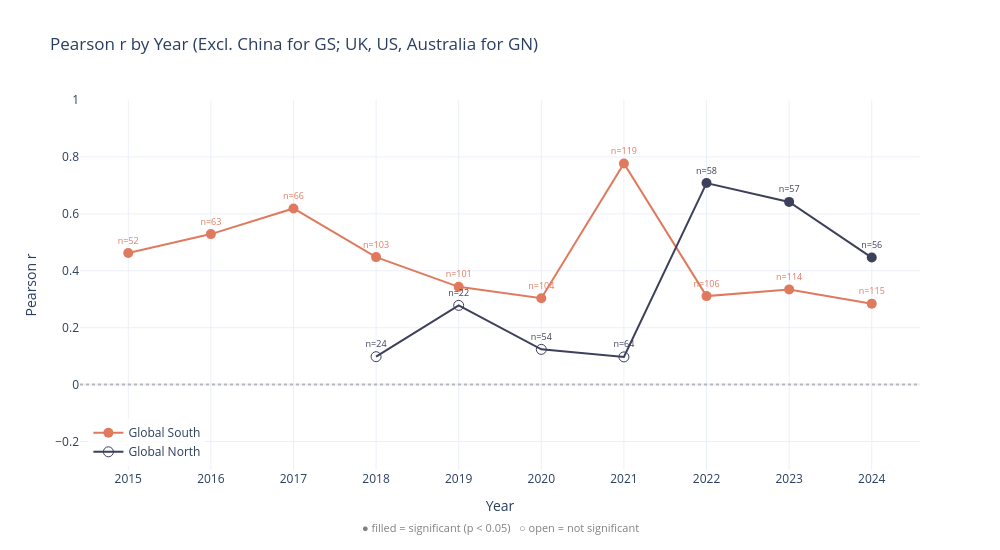

Notebook source saved alongside this figure:
### Markdown cell above
However, as we saw that there was some outliers in the data such as China in Global South or US, UK and Australia in Global North with high number of articles and low number of casualties, as these country have significant geopolitical influence or where most of the Guardian readers based in. In addition to that, these outliers also violated the assumption of the Pearson correlation, which may affected to it's behaviour.

### Code cell
EXCLUDE_GS = ['China']
EXCLUDE_GN = ['United Kingdom', 'United States', 'Australia']

monthly_no_outliers = monthly[~(
    ((monthly['region_group'] == 'Global South') & (monthly['country'].isin(EXCLUDE_GS))) |
    ((monthly['region_group'] == 'Global North') & (monthly['country'].isin(EXCLUDE_GN)))
)]

fig_pearson_no_outliers = build_pearson_by_year(monthly_no_outliers)
fig_pearson_no_outliers.update_layout(
    title='Pearson r by Year (Excl. China for GS; UK, US, Australia for GN)'
)
fig_pearson_no_outliers.show()

### Figure 1 — Plotly figure (JSON) as saved in the notebook; plotly's stock layout.template omitted (floating-point values rounded to 4 significant figures)
{"data": [{"customdata": ["<b>Global South 2015</b><br>r = 0.462, p = 5.58e-04<br>n = 52 countries<br><br>Algeria, Angola, Bangladesh, Benin, Botswana, Burkina Faso, Burundi, Cambodia, Cameroon, Central African Republic, Chad, Egypt, Equatorial Guinea, Eritrea, Ethiopia... (+37 more)", "<b>Global South 2016</b><br>r = 0.529, p = 8.35e-06<br>n = 63 countries<br><br>Algeria, Angola, Bahrain, Bangladesh, Benin, Botswana, Burkina Faso, Burundi, Cambodia, Cameroon, Central African Republic, Chad, Egypt, Equatorial Guinea, Eritrea... (+48 more)", "<b>Global South 2017</b><br>r = 0.619, p = 3.04e-08<br>n = 66 countries<br><br>Afghanistan, Algeria, Angola, Bahrain, Bangladesh, Benin, Botswana, Burkina Faso, Burundi, Cambodia, Cameroon, Central African Republic, Chad, Djibouti, Egypt... (+51 more)", "<b>Global South 2018</b><br>r = 0.448, p = 2.09e-06<br>n = 103 countries<br><br>Afghanistan, Albania, Algeria, Angola, Argentina, Armenia, Azerbaijan, Bahrain, Bangladesh, Belarus, Belize, Benin, Bolivia, Bosnia and Herzegovina, Botswana... (+88 more)", "<b>Global South 2019</b><br>r = 0.343, p = 4.37e-04<br>n = 101 countries<br><br>Afghanistan, Albania, Algeria, Angola, Argentina, Armenia, Azerbaijan, Bahrain, Bangladesh, Belarus, Belize, Benin, Bolivia, Bosnia and Herzegovina, Botswana... (+86 more)", "<b>Global South 2020</b><br>r = 0.304, p = 1.73e-03<br>n = 104 countries<br><br>Afghanistan, Albania, Algeria, Angola, Argentina, Armenia, Azerbaijan, Bahrain, Bangladesh, Belarus, Belize, Benin, Bhutan, Bolivia, Bosnia and Herzegovina... (+89 more)", "<b>Global South 2021</b><br>r = 0.777, p = 2.80e-25<br>n = 119 countries<br><br>Afghanistan, Albania, Algeria, Angola, Argentina, Armenia, Azerbaijan, Bahrain, Bangladesh, Belarus, Belize, Benin, Bhutan, Bolivia, Bosnia and Herzegovina... (+104 more)", "<b>Global South 2022</b><br>r = 0.311, p = 1.17e-03<br>n = 106 countries<br><br>Afghanistan, Albania, Algeria, Angola, Argentina, Armenia, Azerbaijan, Bahrain, Bangladesh, Belarus, Belize, Benin, Bhutan, Bolivia, Bosnia and Herzegovina... (+91 more)", "<b>Global South 2023</b><br>r = 0.335, p = 2.75e-04<br>n = 114 countries<br><br>Afghanistan, Albania, Algeria, Angola, Argentina, Armenia, Azerbaijan, Bahrain, Bangladesh, Belarus, Belize, Benin, Bolivia, Bosnia and Herzegovina, Botswana... (+99 more)", "<b>Global South 2024</b><br>r = 0.284, p = 2.06e-03<br>n = 115 countries<br><br>Afghanistan, Albania, Algeria, Angola, Argentina, Armenia, Azerbaijan, Bahrain, Bangladesh, Belarus, Belize, Benin, Bhutan, Bolivia, Bosnia and Herzegovina... (+100 more)"], "hovertemplate": "%{customdata}<extra></extra>", "line": {"color": "#E07A5F", "width": 2}, "marker": {"color": "#E07A5F", "size": 10, "symbol": ["circle", "circle", "circle", "circle", "circle", "circle", "circle", "circle", "circle", "circle"]}, "mode": "lines+markers+text", "name": "Global South", "text": ["n=52", "n=63", "n=66", "n=103", "n=101", "n=104", "n=119", "n=106", "n=114", "n=115"], "textfont": {"color": "#E07A5F", "size": 9}, "textposition": "top center", "type": "scatter", "x": [2015, 2016, 2017, 2018, 2019, 2020, 2021, 2022, 2023, 2024], "y": [0.4624, 0.5289, 0.6189, 0.448, 0.3435, 0.3037, 0.7771, 0.311, 0.3345, 0.2845]}, {"customdata": ["<b>Global North 2018</b><br>r = 0.098, p = 6.48e-01<br>n = 24 countries<br><br>Antigua and Barbuda, Bahamas, Barbados, Bermuda, British Virgin Islands, Bulgaria, Chile, Costa Rica, Croatia, Cyprus, Greece, Guyana, Israel, Japan, Panama... (+9 more)", "<b>Global North 2019</b><br>r = 0.278, p = 2.10e-01<br>n = 22 countries<br><br>Antigua and Barbuda, Bahamas, Barbados, Bermuda, British Virgin Islands, Bulgaria, Chile, Costa Rica, Croatia, Cyprus, Greece, Guyana, Israel, Japan, Panama... (+7 more)", "<b>Global North 2020</b><br>r = 0.124, p = 3.72e-01<br>n = 54 countries<br><br>Andorra, Antigua and Barbuda, Austria, Bahamas, Barbados, Belgium, Bermuda, British Virgin Islands, Bulgaria, Chile, Costa Rica, Croatia, Cyprus, Denmark, Estonia... (+39 more)", "<b>Global North 2021</b><br>r = 0.097, p = 4.44e-01<br>n = 64 countries<br><br>Andorra, Antigua and Barbuda, Austria, Bahamas, Barbados, Belgium, Bermuda, British Virgin Islands, Brunei, Bulgaria, Canada, Chile, Costa Rica, Croatia, Cyprus... (+49 more)", "<b>Global North 2022</b><br>r = 0.708, p = 5.07e-10<br>n = 58 countries<br><br>Andorra, Antigua and Barbuda, Austria, Bahamas, Barbados, Belgium, Bermuda, British Virgin Islands, Bulgaria, Canada, Chile, Costa Rica, Croatia, Cyprus, Denmark... (+43 more)", "<b>Global North 2023</b><br>r = 0.642, p = 7.37e-08<br>n = 57 countries<br><br>Antigua and Barbuda, Austria, Bahamas, Barbados, Belgium, Bermuda, British Virgin Islands, Brunei, Bulgaria, Canada, Chile, Costa Rica, Croatia, Cyprus, Denmark... (+42 more)", "<b>Global North 2024</b><br>r = 0.446, p = 5.63e-04<br>n = 56 countries<br><br>Antigua and Barbuda, Austria, Bahamas, Barbados, Belgium, Bermuda, British Virgin Islands, Bulgaria, Canada, Chile, Costa Rica, Croatia, Cyprus, Denmark, Estonia... (+41 more)"], "hovertemplate": "%{customdata}<extra></extra>", "line": {"color": "#3D405B", "width": 2}, "marker": {"color": "#3D405B", "size": 10, "symbol": ["circle-open", "circle-open", "circle-open", "circle-open", "circle", "circle", "circle"]}, "mode": "lines+markers+text", "name": "Global North", "text": ["n=24", "n=22", "n=54", "n=64", "n=58", "n=57", "n=56"], "textfont": {"color": "#3D405B", "size": 9}, "textposition": "top center", "type": "scatter", "x": [2018, 2019, 2020, 2021, 2022, 2023, 2024], "y": [0.09814, 0.2784, 0.1238, 0.09736, 0.7081, 0.642, 0.4464]}], "layout": {"annotations": [{"font": {"color": "grey", "size": 11}, "showarrow": false, "text": "● filled = significant (p < 0.05)   ○ open = not significant", "x": 0.5, "xref": "paper", "y": -0.18, "yref": "paper"}], "height": 550, "legend": {"bgcolor": "rgba(255,255,255,0.8)", "x": 0.01, "xanchor": "left", "y": 0.01, "yanchor": "bottom"}, "margin": {"b": 80}, "shapes": [{"line": {"color": "grey", "dash": "dot"}, "opacity": 0.5, "type": "line", "x0": 0, "x1": 1, "xref": "x domain", "y0": 0, "y1": 0, "yref": "y"}], "title": {"text": "Pearson r by Year (Excl. China for GS; UK, US, Australia for GN)"}, "width": 1000, "xaxis": {"dtick": 1, "title": {"text": "Year"}}, "yaxis": {"range": [-0.3, 1], "title": {"text": "Pearson r"}}}}
